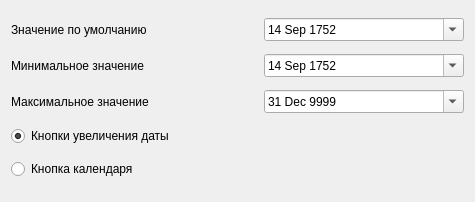
<?xml version="1.0" encoding="UTF-8"?>
<ui version="4.0">
 <class>Date</class>
 <widget class="QWidget" name="Date">
  <property name="geometry">
   <rect>
    <x>0</x>
    <y>0</y>
    <width>475</width>
    <height>202</height>
   </rect>
  </property>
  <property name="minimumSize">
   <size>
    <width>475</width>
    <height>0</height>
   </size>
  </property>
  <property name="windowTitle">
   <string>Date</string>
  </property>
  <layout class="QVBoxLayout" name="verticalLayout">
   <item>
    <layout class="QHBoxLayout" name="defaultLayout">
     <item>
      <widget class="QLabel" name="defaultLabel">
       <property name="sizePolicy">
        <sizepolicy hsizetype="Maximum" vsizetype="Preferred">
         <horstretch>0</horstretch>
         <verstretch>0</verstretch>
        </sizepolicy>
       </property>
       <property name="text">
        <string>Значение по умолчанию</string>
       </property>
      </widget>
     </item>
     <item>
      <spacer name="defaultSpacer">
       <property name="orientation">
        <enum>Qt::Horizontal</enum>
       </property>
       <property name="sizeHint" stdset="0">
        <size>
         <width>40</width>
         <height>20</height>
        </size>
       </property>
      </spacer>
     </item>
     <item>
      <widget class="QDateEdit" name="defaultField">
       <property name="minimumSize">
        <size>
         <width>200</width>
         <height>0</height>
        </size>
       </property>
       <property name="calendarPopup">
        <bool>true</bool>
       </property>
       <property name="date">
        <date>
         <year>1752</year>
         <month>9</month>
         <day>14</day>
        </date>
       </property>
      </widget>
     </item>
    </layout>
   </item>
   <item>
    <layout class="QHBoxLayout" name="minValueLayout">
     <item>
      <widget class="QLabel" name="minValueLabel">
       <property name="sizePolicy">
        <sizepolicy hsizetype="Maximum" vsizetype="Preferred">
         <horstretch>0</horstretch>
         <verstretch>0</verstretch>
        </sizepolicy>
       </property>
       <property name="text">
        <string>Минимальное значение</string>
       </property>
      </widget>
     </item>
     <item>
      <spacer name="minValueSpacer">
       <property name="orientation">
        <enum>Qt::Horizontal</enum>
       </property>
       <property name="sizeHint" stdset="0">
        <size>
         <width>40</width>
         <height>20</height>
        </size>
       </property>
      </spacer>
     </item>
     <item>
      <widget class="QDateEdit" name="minValueField">
       <property name="minimumSize">
        <size>
         <width>200</width>
         <height>0</height>
        </size>
       </property>
       <property name="calendarPopup">
        <bool>true</bool>
       </property>
       <property name="date">
        <date>
         <year>1752</year>
         <month>9</month>
         <day>14</day>
        </date>
       </property>
      </widget>
     </item>
    </layout>
   </item>
   <item>
    <layout class="QHBoxLayout" name="maxValueLayout">
     <item>
      <widget class="QLabel" name="maxValueLabel">
       <property name="sizePolicy">
        <sizepolicy hsizetype="Maximum" vsizetype="Preferred">
         <horstretch>0</horstretch>
         <verstretch>0</verstretch>
        </sizepolicy>
       </property>
       <property name="text">
        <string>Максимальное значение</string>
       </property>
      </widget>
     </item>
     <item>
      <spacer name="maxValueSpacer">
       <property name="orientation">
        <enum>Qt::Horizontal</enum>
       </property>
       <property name="sizeHint" stdset="0">
        <size>
         <width>40</width>
         <height>20</height>
        </size>
       </property>
      </spacer>
     </item>
     <item>
      <widget class="QDateEdit" name="maxValueField">
       <property name="minimumSize">
        <size>
         <width>200</width>
         <height>0</height>
        </size>
       </property>
       <property name="calendarPopup">
        <bool>true</bool>
       </property>
       <property name="date">
        <date>
         <year>9999</year>
         <month>12</month>
         <day>31</day>
        </date>
       </property>
      </widget>
     </item>
    </layout>
   </item>
   <item>
    <widget class="QRadioButton" name="increaseButtonsCheckbox">
     <property name="text">
      <string>Кнопки увеличения даты</string>
     </property>
     <property name="checked">
      <bool>true</bool>
     </property>
    </widget>
   </item>
   <item>
    <widget class="QRadioButton" name="calendarButtonCheckbox">
     <property name="text">
      <string>Кнопка календаря</string>
     </property>
     <property name="checked">
      <bool>false</bool>
     </property>
    </widget>
   </item>
  </layout>
 </widget>
 <resources/>
 <connections/>
</ui>
